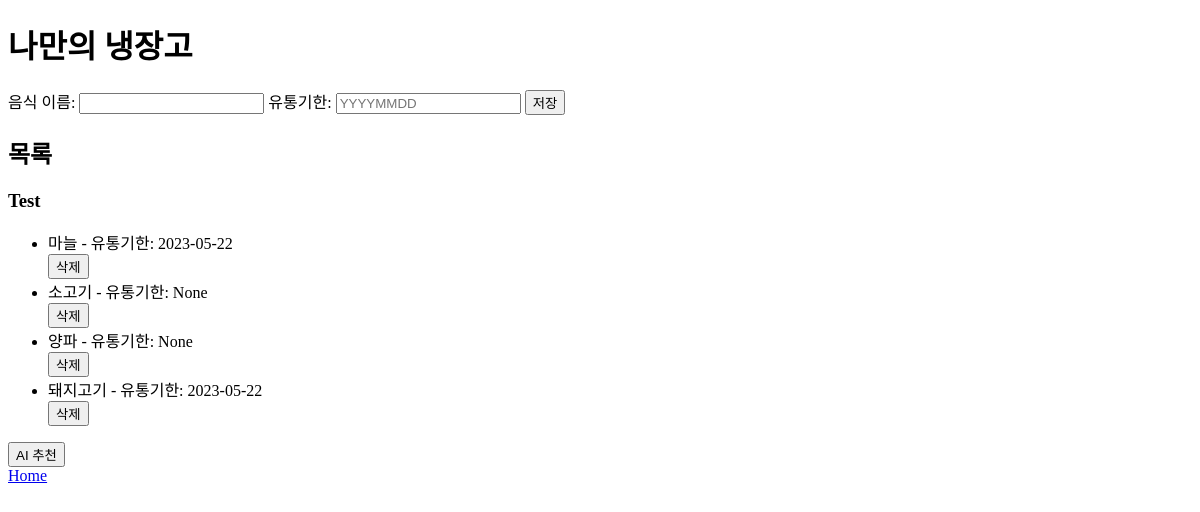
The page /myfridge/ (signed in) on the database its author committed.
### models.py (models this page shows)
class Fridge(db.Model):
    __tablename__ = 'fridge'
    id = db.Column(db.Integer, primary_key=True)
    food = db.Column(db.Text, nullable=False)
    exp_date = db.Column(db.Date, nullable=True)
    user_id=db.Column(db.Integer, db.ForeignKey('user.id'))

### fridge/fridge.py (the view)
@fridge.route('/', methods=['GET'])
def myfridge():
    if 'user_id' not in session:
        return redirect(url_for('auth.login'))
    openai_bot.messages_clear()
    foods = Fridge.query.filter_by(user_id=session['user_id']).all()
    return render_template('fridge.html', user_name=session['username'], foods=foods)

### fridge/templates/fridge.html (shortened to what this page needs)
<!DOCTYPE html>
<html>
<head>
    <link rel="stylesheet" href="static/fridge.css">
</head>
<body>
    <h1>나만의 냉장고</h1>
    <form method="POST" action="{{ url_for('fridge.updatefridge') }}">
        <label for="food_name">음식 이름:</label>
        <input type="text" id="food" name="food" required>
        <label for="expiration_date">유통기한: </label>
        <input type="text" id="exp_date" name="exp_date" placeholder="YYYYMMDD">
        <button type="submit">저장</button>
    </form>
    <h2>목록</h2>
    <h3>{{ user_name }}</h3>
    <ul>
        {% for fridge_food in foods %}
            <li>{{ fridge_food.food }} - 유통기한: {{ fridge_food.exp_date }} </li>
            <form method="POST" action="{{ url_for('fridge.deletefood', food_id=fridge_food.id) }}" onsubmit="return confirmDelete();">
                <button type="submit">삭제</button>
            </form>
        {% endfor %}
    </ul>
    <button id="rec_button" class="rec_button" onclick="recommendRecipe('recommendation')">AI 추천</button>
    <a href="/">Home</a>
</body>
</html>

### fridge/static/fridge.css (style rules this page uses)
.rec_button { display: block; }

### rows shown on the page
Fridge: food "마늘", exp_date "2023-05-22"
Fridge: food "소고기", exp_date "None"
Fridge: food "양파", exp_date "None"
Fridge: food "돼지고기", exp_date "2023-05-22"

### other values the page prints
{{ user_name }} "Test"
